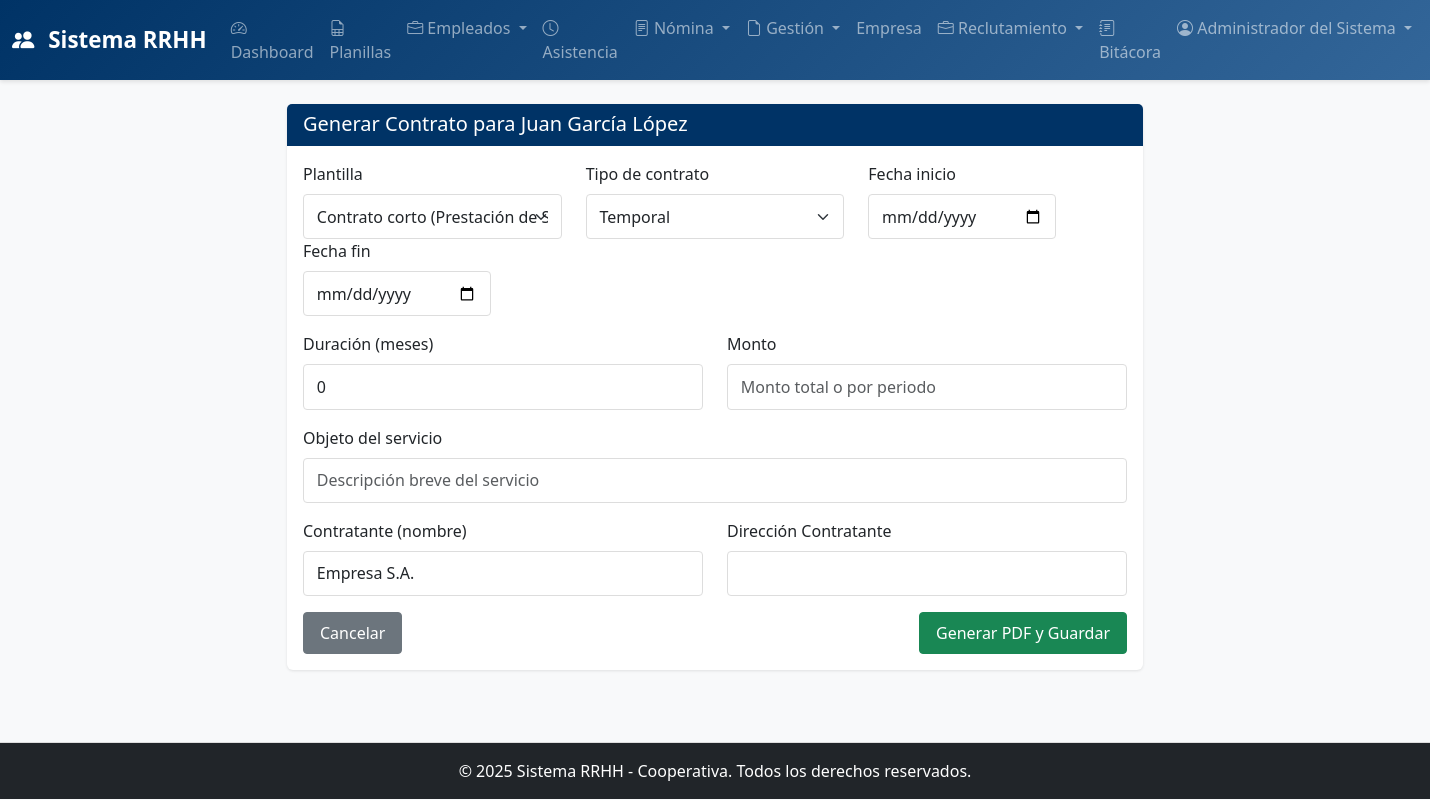
/rrhh/empleados/1/contratos/nuevo (signed in), run on the app's committed database.
### app/models.py (models this page shows, shortened)
class Usuario(UserMixin, db.Model):
    __tablename__ = 'usuarios'
    id = db.Column(db.Integer, primary_key=True)
    nombre_usuario = db.Column(db.String(80), unique=True, nullable=False)
    email = db.Column(db.String(120), unique=True, nullable=False)
    password_hash = db.Column(db.String(255), nullable=False)
    nombre_completo = db.Column(db.String(120), nullable=False)
    rol = db.Column(db.Enum(RoleEnum), default=RoleEnum.ASISTENTE_RRHH, nullable=False)
    activo = db.Column(db.Boolean, default=True)
    fecha_creacion = db.Column(db.DateTime, default=datetime.utcnow)
    ultimo_login = db.Column(db.DateTime)
    bitacoras = db.relationship('Bitacora', backref='usuario', lazy=True, cascade='all, delete-orphan')

class Empleado(db.Model):
    __tablename__ = 'empleados'
    id = db.Column(db.Integer, primary_key=True)
    codigo = db.Column(db.String(20), unique=True, nullable=False, index=True)
    nombre = db.Column(db.String(80), nullable=False)
    apellido = db.Column(db.String(80), nullable=False)
    ci = db.Column(db.String(20), unique=True, nullable=False)
    email = db.Column(db.String(120), unique=True)
    telefono = db.Column(db.String(20))
    cargo_id = db.Column(db.Integer, db.ForeignKey('cargos.id'), nullable=False)
    salario_base = db.Column(db.Numeric(12, 2), nullable=False)
    fecha_ingreso = db.Column(db.Date, nullable=False)
    fecha_retiro = db.Column(db.Date)
    estado = db.Column(db.Enum(EstadoEmpleadoEnum), default=EstadoEmpleadoEnum.ACTIVO)
    fecha_nacimiento = db.Column(db.Date)
    sexo = db.Column(db.String(1))  # M/F
    direccion = db.Column(db.String(255))
    fecha_creacion = db.Column(db.DateTime, default=datetime.utcnow)
    fecha_actualizacion = db.Column(db.DateTime, default=datetime.utcnow, onupdate=datetime.utcnow)
    asistencias = db.relationship('Asistencia', backref='empleado', lazy=True, cascade='all, delete-orphan')
    asistencia_eventos = db.relationship('AsistenciaEvento', backref='empleado', lazy=True, cascade='all, delete-orphan')
    permisos = db.relationship('Permiso', backref='empleado', lazy=True, cascade='all, delete-orphan')
    sanciones = db.relationship('Sancion', backref='empleado', lazy=True, cascade='all, delete-orphan')
    contratos = db.relationship('Contrato', backref='empleado', lazy=True, cascade='all, delete-orphan')
    ingresos_extras = db.relationship('IngresoExtra', backref='empleado', lazy=True, cascade='all, delete-orphan')
    descuentos = db.relationship('Descuento', backref='empleado', lazy=True, cascade='all, delete-orphan')
    liquidaciones = db.relationship('Liquidacion', backref='empleado', lazy=True, cascade='all, delete-orphan')
    vacaciones = db.relationship('Vacacion', backref='empleado', lazy=True, cascade='all, delete-orphan')
    anticipos = db.relationship('Anticipo', backref='empleado', lazy=True, cascade='all, delete-orphan')
    @property
    def nombre_completo(self):
        return f'{self.nombre} {self.apellido}'

### app/routes/rrhh.py (the view, shortened to what this page needs)
@rrhh_bp.route('/empleados/<int:empleado_id>/contratos/nuevo', methods=['GET', 'POST'])
@login_required
@role_required(RoleEnum.RRHH)
def contrato_nuevo(empleado_id):
    empleado = Empleado.query.get_or_404(empleado_id)
    return render_template('rrhh/contrato_form.html', empleado=empleado)

### app/routes/rrhh.py (called while the page is built)
def role_required(*roles):
    def decorator(f):
        @wraps(f)
        def decorated_function(*args, **kwargs):
            if current_user.rol not in roles:
                flash('No tienes permiso para acceder a este módulo', 'danger')
                return redirect(url_for('main.dashboard'))
            return f(*args, **kwargs)
        return decorated_function
    return decorator

### app/templates/rrhh/contrato_form.html (shortened to what this page needs)
{% extends "base.html" %}
{% block content %}
<div class="container mt-4">
    <div class="row">
        <div class="col-lg-8 offset-lg-2">
            <div class="card">
                <div class="card-header bg-primary text-white">
                    <h5 class="mb-0">Generar Contrato para {{ empleado.nombre_completo }}</h5>
                </div>
                <div class="card-body">
                    <form method="POST">
                        <div class="row mb-3">
                            <div class="col-md-4">
                                <label class="form-label">Plantilla</label>
                                <select name="plantilla" class="form-select">
                                    <option value="corto">Contrato corto (Prestación de Servicios)</option>
                                </select>
                            </div>
                            <div class="col-md-4">
                                <label class="form-label">Tipo de contrato</label>
                                <select name="tipo_contrato" class="form-select">
                                    <option value="Temporal">Temporal</option>
                                </select>
                            </div>
                            <div class="col-md-3">
                                <label class="form-label">Fecha inicio</label>
                                <input type="date" name="fecha_inicio" class="form-control">
                            </div>
                            <div class="col-md-3">
                                <label class="form-label">Fecha fin</label>
                                <input type="date" name="fecha_fin" class="form-control">
                            </div>
                        </div>
                        <div class="row mb-3">
                            <div class="col-md-6">
                                <label class="form-label">Duración (meses)</label>
                                <input type="number" name="meses" class="form-control" min="0" value="0">
                            </div>
                            <div class="col-md-6">
                                <label class="form-label">Monto</label>
                                <input type="text" name="monto" class="form-control" placeholder="Monto total o por periodo">
                            </div>
                        </div>
                        <div class="mb-3">
                            <label class="form-label">Objeto del servicio</label>
                            <input type="text" name="objeto" class="form-control" placeholder="Descripción breve del servicio">
                        </div>
                        <div class="row mb-3">
                            <div class="col-md-6">
                                <label class="form-label">Contratante (nombre)</label>
                                <input type="text" name="contratante_nombre" class="form-control" value="Empresa S.A.">
                            </div>
                            <div class="col-md-6">
                                <label class="form-label">Dirección Contratante</label>
                                <input type="text" name="direccion_contratante" class="form-control">
                            </div>
                        </div>
                        <div class="d-flex justify-content-between">
                            <a href="{{ url_for('rrhh.perfil_empleado', empleado_id=empleado.id) }}" class="btn btn-secondary">Cancelar</a>
                            <button class="btn btn-success">Generar PDF y Guardar</button>
                        </div>
                    </form>
                </div>
            </div>
        </div>
    </div>
</div>
{% endblock %}

### app/templates/base.html (shortened to what this page needs)
<!DOCTYPE html>
<html lang="es">
<head>
    <link href="https://cdn.jsdelivr.net/npm/bootstrap@5.3.0/dist/css/bootstrap.min.css" rel="stylesheet">
    <link rel="stylesheet" href="https://cdn.jsdelivr.net/npm/bootstrap-icons@1.10.0/font/bootstrap-icons.css">
    <link href="https://cdn.datatables.net/1.13.6/css/dataTables.bootstrap5.min.css" rel="stylesheet">
    <link href="https://cdn.jsdelivr.net/npm/sweetalert2@11.7.12/dist/sweetalert2.min.css" rel="stylesheet">
    <link rel="stylesheet" href="{{ url_for('static', filename='css/style.css') }}">
</head>
<body>
    {% if current_user.is_authenticated %}
    <nav class="navbar navbar-expand-lg navbar-dark bg-dark">
        <div class="container-fluid">
            <a class="navbar-brand" href="{{ url_for('main.dashboard') }}">
                <i class="bi bi-people-fill"></i> Sistema RRHH
            </a>
            <div class="collapse navbar-collapse" id="navbarNav">
                <ul class="navbar-nav ms-auto">
                    <li class="nav-item">
                        <a class="nav-link" href="{{ url_for('main.dashboard') }}">
                            <i class="bi bi-speedometer2"></i> Dashboard
                        </a>
                    </li>
                    <li class="nav-item">
                        <a class="nav-link" href="{{ url_for('rrhh.planillas_mtess') }}">
                            <i class="bi bi-file-earmark-spreadsheet"></i> Planillas
                        </a>
                    </li>
                    {% if current_user.rol.name == 'RRHH' %}
                    <li class="nav-item dropdown">
                        <a class="nav-link dropdown-toggle" href="#" role="button" data-bs-toggle="dropdown">
                            <i class="bi bi-briefcase"></i> Empleados
                        </a>
                    </li>
                    <li class="nav-item">
                        <a class="nav-link" href="{{ url_for('rrhh.ver_asistencia') }}">
                            <i class="bi bi-clock"></i> Asistencia
                        </a>
                    </li>
                    <li class="nav-item dropdown">
                        <a class="nav-link dropdown-toggle" href="#" role="button" data-bs-toggle="dropdown">
                            <i class="bi bi-file-text"></i> Nómina
                        </a>
                    </li>
                    <li class="nav-item dropdown">
                        <a class="nav-link dropdown-toggle" href="#" role="button" data-bs-toggle="dropdown">
                            <i class="bi bi-file-earmark"></i> Gestión
                        </a>
                    </li>
                    <li class="nav-item">
                        <a class="nav-link" href="{{ url_for('rrhh.ver_empresa') }}">
                            Empresa
                        </a>
                    </li>
                    <li class="nav-item dropdown">
                        <a class="nav-link dropdown-toggle" href="#" role="button" data-bs-toggle="dropdown">
                            <i class="bi bi-briefcase"></i> Reclutamiento
                        </a>
                    </li>
                    <li class="nav-item">
                        <a class="nav-link" href="{{ url_for('rrhh.ver_bitacora') }}">
                            <i class="bi bi-journal-text"></i> Bitácora
                        </a>
                    </li>
                    {% else %}
                    <li class="nav-item">
                        <a class="nav-link" href="{{ url_for('rrhh.ver_asistencia') }}">
                            <i class="bi bi-clock"></i> Asistencia
                        </a>
                    </li>
                    {% endif %}
                    <li class="nav-item dropdown">
                        <a class="nav-link dropdown-toggle" href="#" role="button" data-bs-toggle="dropdown">
                            <i class="bi bi-person-circle"></i> {{ current_user.nombre_completo }}
                        </a>
                    </li>
                </ul>
            </div>
        </div>
    </nav>
    {% endif %}
    <main class="{% if current_user.is_authenticated %}container-fluid mt-4{% endif %}">
        {% block content %}{% endblock %}
    </main>
    <footer class="bg-dark text-white text-center py-3 mt-5">
        <p class="mb-0">&copy; 2025 Sistema RRHH - Cooperativa. Todos los derechos reservados.</p>
    </footer>
</body>
</html>

### app/static/css/style.css (style rules this page uses)
:root { --primary-color: #003366; --secondary-color: #336699; --success-color: #28a745; --danger-color: #dc3545; --warning-color: #ffc107; --info-color: #17a2b8; }
body { font-family: 'Segoe UI', Tahoma, Geneva, Verdana, sans-serif; background-color: #f8f9fa; color: #333; }
.navbar { background: linear-gradient(135deg, var(--primary-color) 0%, var(--secondary-color) 100%); box-shadow: 0 2px 4px rgba(0, 0, 0, 0.1); }
.navbar-brand { font-weight: 600; font-size: 1.4rem; }
.navbar-brand i { margin-right: 8px; }
.card { border: none; box-shadow: 0 1px 3px rgba(0, 0, 0, 0.1); margin-bottom: 1.5rem; transition: transform 0.2s, box-shadow 0.2s; }
.card-header { border-bottom: 2px solid var(--primary-color); font-weight: 600; }
.btn { padding: 0.5rem 1rem; border-radius: 4px; font-weight: 500; transition: all 0.3s ease; }
.form-control, .form-select { border: 1px solid #ddd; border-radius: 4px; padding: 0.6rem 0.8rem; transition: border-color 0.3s, box-shadow 0.3s; }
.bg-primary { background-color: var(--primary-color) !important; }
footer { margin-top: 5rem; border-top: 1px solid #ddd; }
.card { animation: fadeIn 0.3s ease-out; }

### data on the page
Usuario: nombre_completo "Administrador del Sistema"
Empleado: nombre_completo "Juan García López"
